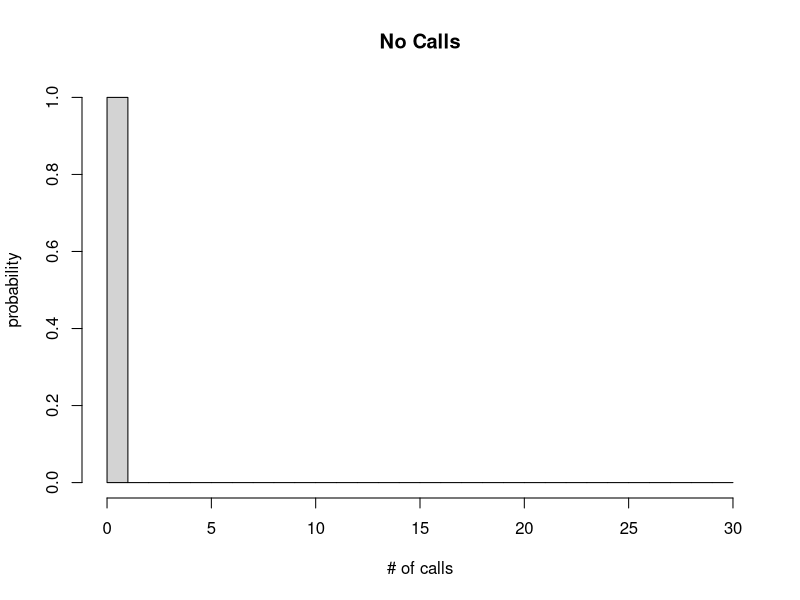
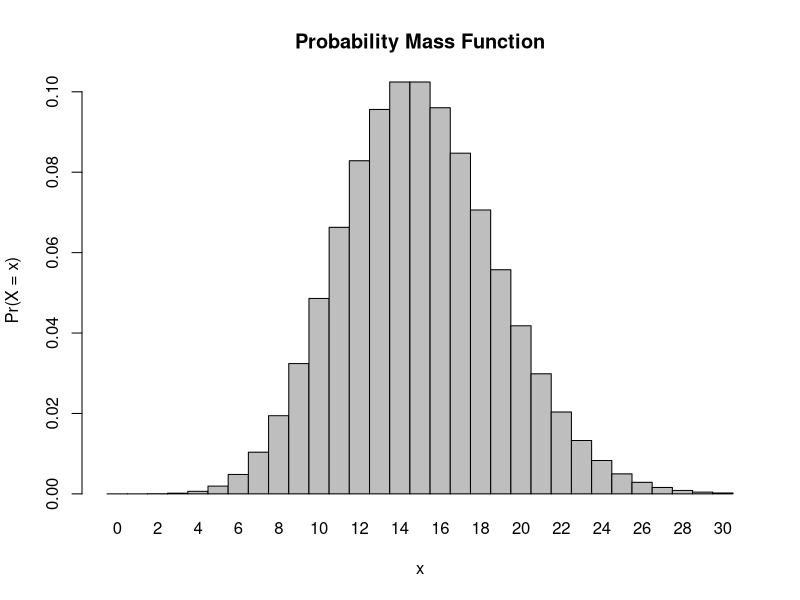

These charts were generated, in order, by the following R code:
## ---- chunk 1
x <- 0:8
l <- 15
probset <- 1 - dpois(x, lambda = l)
probset
## ---- chunk 2
x <- 0
l <- 15
probset <- dpois(x, lambda = l)
probset
hist(probset, breaks = c(0:30), probability = TRUE, main = "No Calls", xlab = "# of calls", ylab = "probability")

## ---- chunk 3
x <- 3
l <- 15
probset <- dpois(x, lambda = l)
probset
## ---- chunk 4
x <- 0:30
l <- 15
probset <- dpois(x, lambda = l)
barplot(probset, names.arg = x, space = 0, xlab = "x", ylab = "Pr(X = x)", main = "Probability Mass Function")
## ---- chunk 5

